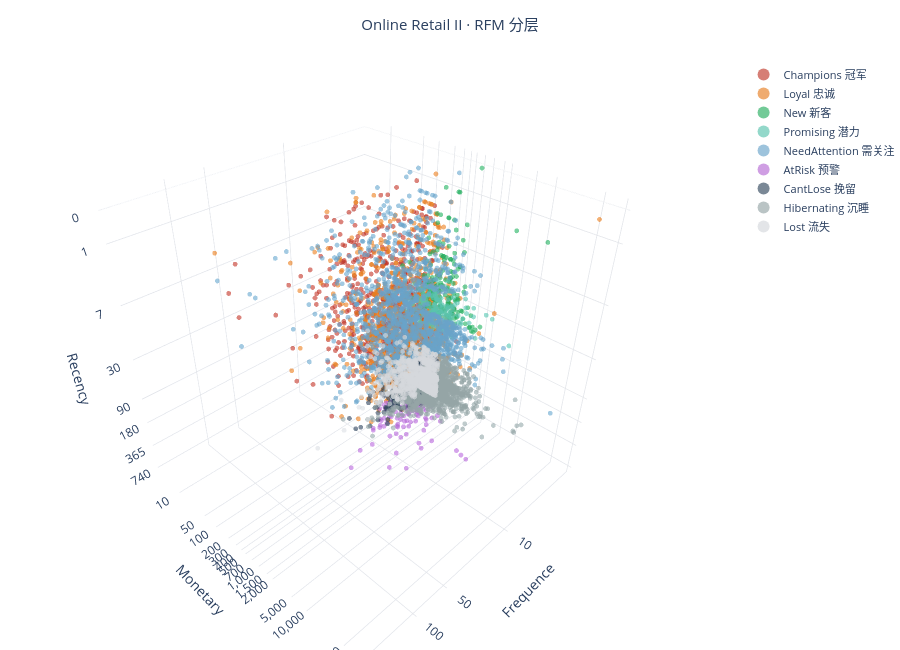

Here is the notebook cell this chart was saved with:
### Code cell
#| column: page  
import plotly.offline as pyo
pyo.init_notebook_mode(connected=True)

import plotly.express as px
import plotly.graph_objects as go

SEG_ORDER = ["Champions 冠军", "Loyal 忠诚", "New 新客", "Promising 潜力",
             "NeedAttention 需关注", "AtRisk 预警", "CantLose 挽留",
             "Hibernating 沉睡", "Lost 流失"]
PALETTE = ["#C0392B", "#E67E22", "#27AE60", "#5AC3AE", "#69A3C9",
           "#B56AD5", "#34495E", "#95A5A6", "#D5D8DC"]


color_map = dict(zip(SEG_ORDER, PALETTE))
present = [s for s in SEG_ORDER if s in set(rfm["Segment"])]

def ticks(vals, step_list):
    return [np.log1p(v) for v in step_list], [f"{v:,.0f}" for v in step_list]

F_TICKS = [0,10, 50, 100, 500, 1_000, 5_000, 10_000, 50_000, 500_000]
M_TICKS = [0,10, 50, 100,200,300, 400,500, 700,1000,1500, 2000, 5_000, 10_000,50_000, 100_000]
R_TICKS = [0, 1, 7, 30, 90, 180, 365, 740]

def axis_cfg(title, tickvals, ticktext, neg=False):
    tv = [-v for v in tickvals] if neg else tickvals
    return dict(title=title, tickvals=tv, ticktext=ticktext,
                gridcolor="#E5E7EB", showbackground=True,
                backgroundcolor="rgba(247,248,250,0.9)")

f_tv, f_tt = ticks(rfm["frequency"], F_TICKS)
m_tv, m_tt = ticks(rfm["monetary_value"], M_TICKS)
r_tv, r_tt = ticks(rfm["recency"], R_TICKS)

def hover(r):
    return (f"客户 {r['customer_id']}<br>"
            f"分层: {r['Segment']}<br>"
            f"Frequency: {r['frequency']:,.0f} 单<br>"
            f"Monetary: {r['monetary_value']:,.0f}<br>"
            f"Recency: {r['recency']:,.0f} 天<br>"
            f"RFM得分: {r['R']}{r['F']}{r['M']}")

# ---------------- log1p 3D 散点图 ----------------
fig_plotly = go.Figure()

for seg in present:
    g = rfm[rfm["Segment"] == seg]
    fig_plotly.add_trace(go.Scatter3d(
        x=np.log1p(g["frequency"]), 
        y=np.log1p(g["monetary_value"]), 
        z=-np.log1p(g["recency"]),
        mode="markers", 
        name=seg, 
        marker=dict(size=2.8, color=color_map.get(seg, "#BDC3C7"), opacity=0.65),
        text=g.apply(hover, axis=1), 
        hovertemplate="%{text}<extra></extra>",
        showlegend=True,
    ))

fig_plotly.update_layout(
    scene=dict(
        xaxis=axis_cfg("Frequence", f_tv, f_tt), 
        yaxis=axis_cfg("Monetary", m_tv, m_tt), 
        zaxis=axis_cfg("Recency", r_tv, r_tt, neg=True), 
        aspectmode="cube"
    ),
    title=dict(
        text="Online Retail II · RFM 分层", 
        x=0.5, font=dict(size=15)
    ),
    width=900, 
    height=650, 
    margin=dict(l=0, r=0, t=60, b=0),
    legend=dict(itemsizing="constant", font=dict(size=11)),
    paper_bgcolor="white",
)

### Figure 1 — Plotly figure (JSON) as saved in the notebook; plotly's stock layout.template omitted (floating-point values rounded to 4 significant figures; data arrays with more than 128 entries replaced by an {"elided": "..."} marker saying what was removed)
{"data": [{"hovertemplate": "%{text}<extra></extra>", "marker": {"color": "#C0392B", "opacity": 0.65, "size": 2.8}, "mode": "markers", "name": "Champions 冠军", "showlegend": true, "text": {"elided": "752 str values"}, "type": "scatter3d", "x": {"elided": "752 float values"}, "y": {"elided": "752 float values"}, "z": {"elided": "752 float values"}}, {"hovertemplate": "%{text}<extra></extra>", "marker": {"color": "#E67E22", "opacity": 0.65, "size": 2.8}, "mode": "markers", "name": "Loyal 忠诚", "showlegend": true, "text": {"elided": "1102 str values"}, "type": "scatter3d", "x": {"elided": "1102 float values"}, "y": {"elided": "1102 float values"}, "z": {"elided": "1102 float values"}}, {"hovertemplate": "%{text}<extra></extra>", "marker": {"color": "#27AE60", "opacity": 0.65, "size": 2.8}, "mode": "markers", "name": "New 新客", "showlegend": true, "text": {"elided": "170 str values"}, "type": "scatter3d", "x": {"elided": "170 float values"}, "y": {"elided": "170 float values"}, "z": {"elided": "170 float values"}}, {"hovertemplate": "%{text}<extra></extra>", "marker": {"color": "#5AC3AE", "opacity": 0.65, "size": 2.8}, "mode": "markers", "name": "Promising 潜力", "showlegend": true, "text": {"elided": "173 str values"}, "type": "scatter3d", "x": {"elided": "173 float values"}, "y": {"elided": "173 float values"}, "z": {"elided": "173 float values"}}, {"hovertemplate": "%{text}<extra></extra>", "marker": {"color": "#69A3C9", "opacity": 0.65, "size": 2.8}, "mode": "markers", "name": "NeedAttention 需关注", "showlegend": true, "text": {"elided": "1320 str values"}, "type": "scatter3d", "x": {"elided": "1320 float values"}, "y": {"elided": "1320 float values"}, "z": {"elided": "1320 float values"}}, {"hovertemplate": "%{text}<extra></extra>", "marker": {"color": "#B56AD5", "opacity": 0.65, "size": 2.8}, "mode": "markers", "name": "AtRisk 预警", "showlegend": true, "text": ["客户 12346<br>分层: AtRisk 预警<br>Frequency: 8 单<br>Monetary: 9,695<br>Recency: 325 天<br>RFM得分: 245", "客户 12482<br>分层: AtRisk 预警<br>Frequency: 5 单<br>Monetary: 4,388<br>Recency: 576 天<br>RFM得分: 145", "客户 12623<br>分层: AtRisk 预警<br>Frequency: 7 单<br>Monetary: 474<br>Recency: 276 天<br>RFM得分: 244", "客户 12755<br>分层: AtRisk 预警<br>Frequency: 10 单<br>Monetary: 524<br>Recency: 280 天<br>RFM得分: 255", "客户 12857<br>分层: AtRisk 预警<br>Frequency: 6 单<br>Monetary: 615<br>Recency: 210 天<br>RFM得分: 245", "客户 12975<br>分层: AtRisk 预警<br>Frequency: 5 单<br>Monetary: 420<br>Recency: 436 天<br>RFM得分: 144", "客户 12976<br>分层: AtRisk 预警<br>Frequency: 7 单<br>Monetary: 451<br>Recency: 211 天<br>RFM得分: 244", "客户 12978<br>分层: AtRisk 预警<br>Frequency: 5 单<br>Monetary: 501<br>Recency: 385 天<br>RFM得分: 245", "客户 12982<br>分层: AtRisk 预警<br>Frequency: 8 单<br>Monetary: 343<br>Recency: 242 天<br>RFM得分: 254", "客户 12986<br>分层: AtRisk 预警<br>Frequency: 7 单<br>Monetary: 390<br>Recency: 428 天<br>RFM得分: 144", "客户 13031<br>分层: AtRisk 预警<br>Frequency: 5 单<br>Monetary: 659<br>Recency: 407 天<br>RFM得分: 245", "客户 13044<br>分层: AtRisk 预警<br>Frequency: 11 单<br>Monetary: 441<br>Recency: 291 天<br>RFM得分: 254", "客户 13052<br>分层: AtRisk 预警<br>Frequency: 6 单<br>Monetary: 520<br>Recency: 212 天<br>RFM得分: 245", "客户 13093<br>分层: AtRisk 预警<br>Frequency: 43 单<br>Monetary: 1,259<br>Recency: 275 天<br>RFM得分: 255", "客户 13206<br>分层: AtRisk 预警<br>Frequency: 12 单<br>Monetary: 692<br>Recency: 400 天<br>RFM得分: 255", "客户 13214<br>分层: AtRisk 预警<br>Frequency: 7 单<br>Monetary: 466<br>Recency: 417 天<br>RFM得分: 144", "客户 13446<br>分层: AtRisk 预警<br>Frequency: 11 单<br>Monetary: 353<br>Recency: 430 天<br>RFM得分: 154", "客户 13485<br>分层: AtRisk 预警<br>Frequency: 9 单<br>Monetary: 335<br>Recency: 233 天<br>RFM得分: 254", "客户 13564<br>分层: AtRisk 预警<br>Frequency: 25 单<br>Monetary: 635<br>Recency: 354 天<br>RFM得分: 255", "客户 13615<br>分层: AtRisk 预警<br>Frequency: 8 单<br>Monetary: 784<br>Recency: 318 天<br>RFM得分: 255", "客户 13659<br>分层: AtRisk 预警<br>Frequency: 11 单<br>Monetary: 444<br>Recency: 205 天<br>RFM得分: 254", "客户 13715<br>分层: AtRisk 预警<br>Frequency: 16 单<br>Monetary: 510<br>Recency: 281 天<br>RFM得分: 255", "客户 13762<br>分层: AtRisk 预警<br>Frequency: 5 单<br>Monetary: 494<br>Recency: 218 天<br>RFM得分: 245", "客户 13786<br>分层: AtRisk 预警<br>Frequency: 6 单<br>Monetary: 521<br>Recency: 367 天<br>RFM得分: 245", "客户 13819<br>分层: AtRisk 预警<br>Frequency: 6 单<br>Monetary: 440<br>Recency: 301 天<br>RFM得分: 244", "客户 13902<br>分层: AtRisk 预警<br>Frequency: 5 单<br>Monetary: 6,805<br>Recency: 632 天<br>RFM得分: 145", "客户 13952<br>分层: AtRisk 预警<br>Frequency: 11 单<br>Monetary: 1,166<br>Recency: 217 天<br>RFM得分: 255", "客户 13958<br>分层: AtRisk 预警<br>Frequency: 5 单<br>Monetary: 942<br>Recency: 379 天<br>RFM得分: 245", "客户 14000<br>分层: AtRisk 预警<br>Frequency: 5 单<br>Monetary: 409<br>Recency: 211 天<br>RFM得分: 244", "客户 14025<br>分层: AtRisk 预警<br>Frequency: 8 单<br>Monetary: 507<br>Recency: 464 天<br>RFM得分: 155", "客户 14063<br>分层: AtRisk 预警<br>Frequency: 7 单<br>Monetary: 1,353<br>Recency: 686 天<br>RFM得分: 145", "客户 14081<br>分层: AtRisk 预警<br>Frequency: 8 单<br>Monetary: 608<br>Recency: 302 天<br>RFM得分: 255", "客户 14105<br>分层: AtRisk 预警<br>Frequency: 5 单<br>Monetary: 1,198<br>Recency: 239 天<br>RFM得分: 245", "客户 14134<br>分层: AtRisk 预警<br>Frequency: 11 单<br>Monetary: 1,011<br>Recency: 382 天<br>RFM得分: 255", "客户 14154<br>分层: AtRisk 预警<br>Frequency: 6 单<br>Monetary: 1,077<br>Recency: 239 天<br>RFM得分: 245", "客户 14160<br>分层: AtRisk 预警<br>Frequency: 7 单<br>Monetary: 1,203<br>Recency: 610 天<br>RFM得分: 145", "客户 14161<br>分层: AtRisk 预警<br>Frequency: 7 单<br>Monetary: 428<br>Recency: 215 天<br>RFM得分: 244", "客户 14195<br>分层: AtRisk 预警<br>Frequency: 5 单<br>Monetary: 523<br>Recency: 201 天<br>RFM得分: 245", "客户 14249<br>分层: AtRisk 预警<br>Frequency: 8 单<br>Monetary: 675<br>Recency: 410 天<br>RFM得分: 155", "客户 14439<br>分层: AtRisk 预警<br>Frequency: 5 单<br>Monetary: 1,889<br>Recency: 319 天<br>RFM得分: 245", "客户 14442<br>分层: AtRisk 预警<br>Frequency: 6 单<br>Monetary: 895<br>Recency: 204 天<br>RFM得分: 245", "客户 14465<br>分层: AtRisk 预警<br>Frequency: 10 单<br>Monetary: 393<br>Recency: 246 天<br>RFM得分: 254", "客户 14496<br>分层: AtRisk 预警<br>Frequency: 7 单<br>Monetary: 338<br>Recency: 311 天<br>RFM得分: 244", "客户 14532<br>分层: AtRisk 预警<br>Frequency: 11 单<br>Monetary: 350<br>Recency: 236 天<br>RFM得分: 254", "客户 14625<br>分层: AtRisk 预警<br>Frequency: 10 单<br>Monetary: 450<br>Recency: 196 天<br>RFM得分: 254", "客户 14648<br>分层: AtRisk 预警<br>Frequency: 13 单<br>Monetary: 343<br>Recency: 416 天<br>RFM得分: 154", "客户 14669<br>分层: AtRisk 预警<br>Frequency: 5 单<br>Monetary: 643<br>Recency: 241 天<br>RFM得分: 245", "客户 14685<br>分层: AtRisk 预警<br>Frequency: 5 单<br>Monetary: 907<br>Recency: 576 天<br>RFM得分: 145", "客户 14740<br>分层: AtRisk 预警<br>Frequency: 11 单<br>Monetary: 378<br>Recency: 197 天<br>RFM得分: 254", "客户 14770<br>分层: AtRisk 预警<br>Frequency: 8 单<br>Monetary: 455<br>Recency: 232 天<br>RFM得分: 254", "客户 14817<br>分层: AtRisk 预警<br>Frequency: 7 单<br>Monetary: 516<br>Recency: 200 天<br>RFM得分: 245", "客户 14828<br>分层: AtRisk 预警<br>Frequency: 13 单<br>Monetary: 757<br>Recency: 196 天<br>RFM得分: 255", "客户 14850<br>分层: AtRisk 预警<br>Frequency: 4 单<br>Monetary: 443<br>Recency: 311 天<br>RFM得分: 244", "客户 14870<br>分层: AtRisk 预警<br>Frequency: 5 单<br>Monetary: 368<br>Recency: 261 天<br>RFM得分: 244", "客户 15032<br>分层: AtRisk 预警<br>Frequency: 7 单<br>Monetary: 1,573<br>Recency: 256 天<br>RFM得分: 245", "客户 15057<br>分层: AtRisk 预警<br>Frequency: 5 单<br>Monetary: 651<br>Recency: 275 天<br>RFM得分: 245", "客户 15079<br>分层: AtRisk 预警<br>Frequency: 8 单<br>Monetary: 453<br>Recency: 212 天<br>RFM得分: 254", "客户 15167<br>分层: AtRisk 预警<br>Frequency: 4 单<br>Monetary: 407<br>Recency: 320 天<br>RFM得分: 244", "客户 15221<br>分层: AtRisk 预警<br>Frequency: 4 单<br>Monetary: 516<br>Recency: 366 天<br>RFM得分: 245", "客户 15326<br>分层: AtRisk 预警<br>Frequency: 5 单<br>Monetary: 340<br>Recency: 333 天<br>RFM得分: 244", "客户 15332<br>分层: AtRisk 预警<br>Frequency: 4 单<br>Monetary: 1,223<br>Recency: 366 天<br>RFM得分: 245", "客户 15353<br>分层: AtRisk 预警<br>Frequency: 7 单<br>Monetary: 399<br>Recency: 254 天<br>RFM得分: 244", "客户 15369<br>分层: AtRisk 预警<br>Frequency: 8 单<br>Monetary: 781<br>Recency: 492 天<br>RFM得分: 155", "客户 15381<br>分层: AtRisk 预警<br>Frequency: 5 单<br>Monetary: 378<br>Recency: 213 天<br>RFM得分: 244", "客户 15413<br>分层: AtRisk 预警<br>Frequency: 5 单<br>Monetary: 1,360<br>Recency: 691 天<br>RFM得分: 145", "客户 15425<br>分层: AtRisk 预警<br>Frequency: 4 单<br>Monetary: 485<br>Recency: 400 天<br>RFM得分: 245", "客户 15538<br>分层: AtRisk 预警<br>Frequency: 6 单<br>Monetary: 560<br>Recency: 537 天<br>RFM得分: 145", "客户 15590<br>分层: AtRisk 预警<br>Frequency: 4 单<br>Monetary: 374<br>Recency: 382 天<br>RFM得分: 244", "客户 15638<br>分层: AtRisk 预警<br>Frequency: 5 单<br>Monetary: 453<br>Recency: 378 天<br>RFM得分: 244", "客户 15649<br>分层: AtRisk 预警<br>Frequency: 4 单<br>Monetary: 415<br>Recency: 336 天<br>RFM得分: 244", "客户 15789<br>分层: AtRisk 预警<br>Frequency: 5 单<br>Monetary: 392<br>Recency: 358 天<br>RFM得分: 244", "客户 15808<br>分层: AtRisk 预警<br>Frequency: 21 单<br>Monetary: 818<br>Recency: 306 天<br>RFM得分: 255", "客户 15944<br>分层: AtRisk 预警<br>Frequency: 4 单<br>Monetary: 541<br>Recency: 276 天<br>RFM得分: 245", "客户 15972<br>分层: AtRisk 预警<br>Frequency: 4 单<br>Monetary: 442<br>Recency: 456 天<br>RFM得分: 144", "客户 16004<br>分层: AtRisk 预警<br>Frequency: 4 单<br>Monetary: 537<br>Recency: 474 天<br>RFM得分: 145", "客户 16087<br>分层: AtRisk 预警<br>Frequency: 5 单<br>Monetary: 348<br>Recency: 389 天<br>RFM得分: 244", "客户 16096<br>分层: AtRisk 预警<br>Frequency: 4 单<br>Monetary: 396<br>Recency: 264 天<br>RFM得分: 244", "客户 16105<br>分层: AtRisk 预警<br>Frequency: 5 单<br>Monetary: 477<br>Recency: 248 天<br>RFM得分: 244", "客户 16124<br>分层: AtRisk 预警<br>Frequency: 4 单<br>Monetary: 443<br>Recency: 317 天<br>RFM得分: 244", "客户 16163<br>分层: AtRisk 预警<br>Frequency: 6 单<br>Monetary: 401<br>Recency: 232 天<br>RFM得分: 244", "客户 16167<br>分层: AtRisk 预警<br>Frequency: 4 单<br>Monetary: 347<br>Recency: 414 天<br>RFM得分: 144", "客户 16176<br>分层: AtRisk 预警<br>Frequency: 4 单<br>Monetary: 513<br>Recency: 421 天<br>RFM得分: 145", "客户 16202<br>分层: AtRisk 预警<br>Frequency: 7 单<br>Monetary: 357<br>Recency: 360 天<br>RFM得分: 244", "客户 16290<br>分层: AtRisk 预警<br>Frequency: 4 单<br>Monetary: 489<br>Recency: 464 天<br>RFM得分: 145", "客户 16329<br>分层: AtRisk 预警<br>Frequency: 4 单<br>Monetary: 416<br>Recency: 427 天<br>RFM得分: 144", "客户 16331<br>分层: AtRisk 预警<br>Frequency: 4 单<br>Monetary: 509<br>Recency: 432 天<br>RFM得分: 145", "客户 16335<br>分层: AtRisk 预警<br>Frequency: 7 单<br>Monetary: 393<br>Recency: 551 天<br>RFM得分: 144", "客户 16467<br>分层: AtRisk 预警<br>Frequency: 7 单<br>Monetary: 410<br>Recency: 508 天<br>RFM得分: 144", "客户 16529<br>分层: AtRisk 预警<br>Frequency: 4 单<br>Monetary: 497<br>Recency: 190 天<br>RFM得分: 245", "客户 16546<br>分层: AtRisk 预警<br>Frequency: 4 单<br>Monetary: 1,327<br>Recency: 290 天<br>RFM得分: 245", "客户 16588<br>分层: AtRisk 预警<br>Frequency: 4 单<br>Monetary: 340<br>Recency: 386 天<br>RFM得分: 244", "客户 16619<br>分层: AtRisk 预警<br>Frequency: 4 单<br>Monetary: 485<br>Recency: 263 天<br>RFM得分: 245", "客户 16636<br>分层: AtRisk 预警<br>Frequency: 4 单<br>Monetary: 951<br>Recency: 438 天<br>RFM得分: 145", "客户 16692<br>分层: AtRisk 预警<br>Frequency: 4 单<br>Monetary: 441<br>Recency: 256 天<br>RFM得分: 244", "客户 16718<br>分层: AtRisk 预警<br>Frequency: 5 单<br>Monetary: 601<br>Recency: 369 天<br>RFM得分: 245", "客户 16727<br>分层: AtRisk 预警<br>Frequency: 4 单<br>Monetary: 344<br>Recency: 364 天<br>RFM得分: 244", "客户 16736<br>分层: AtRisk 预警<br>Frequency: 5 单<br>Monetary: 591<br>Recency: 505 天<br>RFM得分: 145", "客户 16754<br>分层: AtRisk 预警<br>Frequency: 19 单<br>Monetary: 3,447<br>Recency: 372 天<br>RFM得分: 255", "客户 16797<br>分层: AtRisk 预警<br>Frequency: 5 单<br>Monetary: 360<br>Recency: 393 天<br>RFM得分: 244", "客户 16812<br>分层: AtRisk 预警<br>Frequency: 4 单<br>Monetary: 598<br>Recency: 360 天<br>RFM得分: 245", "客户 16858<br>分层: AtRisk 预警<br>Frequency: 10 单<br>Monetary: 429<br>Recency: 368 天<br>RFM得分: 254", "客户 16889<br>分层: AtRisk 预警<br>Frequency: 6 单<br>Monetary: 421<br>Recency: 194 天<br>RFM得分: 244", "客户 17032<br>分层: AtRisk 预警<br>Frequency: 4 单<br>Monetary: 739<br>Recency: 603 天<br>RFM得分: 145", "客户 17113<br>分层: AtRisk 预警<br>Frequency: 5 单<br>Monetary: 461<br>Recency: 574 天<br>RFM得分: 144", "客户 17138<br>分层: AtRisk 预警<br>Frequency: 7 单<br>Monetary: 631<br>Recency: 275 天<br>RFM得分: 245", "客户 17230<br>分层: AtRisk 预警<br>Frequency: 14 单<br>Monetary: 671<br>Recency: 264 天<br>RFM得分: 255", "客户 17307<br>分层: AtRisk 预警<br>Frequency: 11 单<br>Monetary: 364<br>Recency: 395 天<br>RFM得分: 254", "客户 17406<br>分层: AtRisk 预警<br>Frequency: 11 单<br>Monetary: 381<br>Recency: 333 天<br>RFM得分: 254", "客户 17448<br>分层: AtRisk 预警<br>Frequency: 13 单<br>Monetary: 1,111<br>Recency: 529 天<br>RFM得分: 155", "客户 17465<br>分层: AtRisk 预警<br>Frequency: 6 单<br>Monetary: 424<br>Recency: 425 天<br>RFM得分: 144", "客户 17496<br>分层: AtRisk 预警<br>Frequency: 4 单<br>Monetary: 353<br>Recency: 358 天<br>RFM得分: 244", "客户 17504<br>分层: AtRisk 预警<br>Frequency: 15 单<br>Monetary: 633<br>Recency: 206 天<br>RFM得分: 255", "客户 17508<br>分层: AtRisk 预警<br>Frequency: 8 单<br>Monetary: 572<br>Recency: 280 天<br>RFM得分: 255", "客户 17550<br>分层: AtRisk 预警<br>Frequency: 7 单<br>Monetary: 358<br>Recency: 197 天<br>RFM得分: 244", "客户 17597<br>分层: AtRisk 预警<br>Frequency: 5 单<br>Monetary: 697<br>Recency: 213 天<br>RFM得分: 245", "客户 17829<br>分层: AtRisk 预警<br>Frequency: 5 单<br>Monetary: 951<br>Recency: 298 天<br>RFM得分: 245", "客户 17850<br>分层: AtRisk 预警<br>Frequency: 23 单<br>Monetary: 2,226<br>Recency: 372 天<br>RFM得分: 255", "客户 18085<br>分层: AtRisk 预警<br>Frequency: 4 单<br>Monetary: 335<br>Recency: 330 天<br>RFM得分: 244", "客户 18087<br>分层: AtRisk 预警<br>Frequency: 13 单<br>Monetary: 1,070<br>Recency: 290 天<br>RFM得分: 255", "客户 18095<br>分层: AtRisk 预警<br>Frequency: 5 单<br>Monetary: 461<br>Recency: 312 天<br>RFM得分: 244", "客户 18106<br>分层: AtRisk 预警<br>Frequency: 4 单<br>Monetary: 360<br>Recency: 329 天<br>RFM得分: 244", "客户 18214<br>分层: AtRisk 预警<br>Frequency: 4 单<br>Monetary: 445<br>Recency: 530 天<br>RFM得分: 144", "客户 18258<br>分层: AtRisk 预警<br>Frequency: 5 单<br>Monetary: 412<br>Recency: 464 天<br>RFM得分: 144"], "type": "scatter3d", "x": [2.197, 1.792, 2.079, 2.398, 1.946, 1.792, 2.079, 1.792, 2.197, 2.079, 1.792, 2.485, 1.946, 3.784, 2.565, 2.079, 2.485, 2.303, 3.258, 2.197, 2.485, 2.833, 1.792, 1.946, 1.946, 1.792, 2.485, 1.792, 1.792, 2.197, 2.079, 2.197, 1.792, 2.485, 1.946, 2.079, 2.079, 1.792, 2.197, 1.792, 1.946, 2.398, 2.079, 2.485, 2.398, 2.639, 1.792, 1.792, 2.485, 2.197, 2.079, 2.639, 1.609, 1.792, 2.079, 1.792, 2.197, 1.609, 1.609, 1.792, 1.609, 2.079, 2.197, 1.792, 1.792, 1.609, 1.946, 1.609, 1.792, 1.609, 1.792, 3.091, 1.609, 1.609, 1.609, 1.792, 1.609, 1.792, 1.609, 1.946, 1.609, 1.609, 2.079, 1.609, 1.609, 1.609, 2.079, 2.079, 1.609, 1.609, 1.609, 1.609, 1.609, 1.609, 1.792, 1.609, 1.792, 2.996, 1.792, 1.609, 2.398, 1.946, 1.609, 1.792, 2.079, 2.708, 2.485, 2.485, 2.639, 1.946, 1.609, 2.773, 2.197, 2.079, 1.792, 1.792, 3.178, 1.609, 2.639, 1.792, 1.609, 1.609, 1.792], "y": [9.179, 8.387, 6.163, 6.263, 6.423, 6.043, 6.113, 6.218, 5.841, 5.969, 6.492, 6.091, 6.255, 7.139, 6.542, 6.147, 5.869, 5.817, 6.456, 6.666, 6.098, 6.236, 6.206, 6.258, 6.09, 8.826, 7.062, 6.849, 6.017, 6.231, 7.211, 6.413, 7.089, 6.92, 6.983, 7.093, 6.062, 6.262, 6.516, 7.544, 6.797, 5.975, 5.825, 5.86, 6.111, 5.842, 6.468, 6.812, 5.938, 6.122, 6.247, 6.631, 6.095, 5.91, 7.361, 6.48, 6.118, 6.011, 6.247, 5.832, 7.11, 5.992, 6.662, 5.938, 7.216, 6.187, 6.329, 5.927, 6.118, 6.031, 5.975, 6.708, 6.295, 6.094, 6.287, 5.855, 5.985, 6.17, 6.096, 5.997, 5.851, 6.243, 5.882, 6.195, 6.034, 6.235, 5.977, 6.018, 6.21, 7.191, 5.833, 6.185, 6.858, 6.092, 6.401, 5.845, 6.384, 8.146, 5.89, 6.395, 6.064, 6.045, 6.606, 6.136, 6.449, 6.51, 5.899, 5.944, 7.014, 6.052, 5.87, 6.452, 6.352, 5.884, 6.548, 6.859, 7.709, 5.818, 6.976, 6.135, 5.89, 6.101, 6.023], "z": [-5.787, -6.358, -5.624, -5.638, -5.352, -6.08, -5.357, -5.956, -5.493, -6.061, -6.011, -5.677, -5.361, -5.62, -5.994, -6.035, -6.066, -5.455, -5.872, -5.765, -5.328, -5.642, -5.389, -5.908, -5.71, -6.45, -5.384, -5.94, -5.357, -6.142, -6.532, -5.714, -5.481, -5.948, -5.481, -6.415, -5.375, -5.308, -6.019, -5.768, -5.323, -5.509, -5.743, -5.468, -5.283, -6.033, -5.489, -6.358, -5.288, -5.451, -5.303, -5.283, -5.743, -5.568, -5.549, -5.62, -5.361, -5.771, -5.905, -5.811, -5.905, -5.541, -6.201, -5.366, -6.54, -5.994, -6.288, -5.948, -5.938, -5.82, -5.883, -5.727, -5.624, -6.125, -6.163, -5.966, -5.58, -5.517, -5.762, -5.451, -6.028, -6.045, -5.889, -6.142, -6.059, -6.071, -6.314, -6.232, -5.252, -5.673, -5.958, -5.576, -6.084, -5.549, -5.914, -5.9, -6.227, -5.922, -5.976, -5.889, -5.911, -5.273, -6.404, -6.354, -5.62, -5.58, -5.981, -5.811, -6.273, -6.054, -5.883, -5.333, -5.638, -5.288, -5.366, -5.7, -5.922, -5.802, -5.673, -5.746, -5.799, -6.275, -6.142]}, {"hovertemplate": "%{text}<extra></extra>", "marker": {"color": "#34495E", "opacity": 0.65, "size": 2.8}, "mode": "markers", "name": "CantLose 挽留", "showlegend": true, "text": {"elided": "359 str values"}, "type": "scatter3d", "x": {"elided": "359 float values"}, "y": {"elided": "359 float values"}, "z": {"elided": "359 float values"}}, {"hovertemplate": "%{text}<extra></extra>", "marker": {"color": "#95A5A6", "opacity": 0.65, "size": 2.8}, "mode": "markers", "name": "Hibernating 沉睡", "showlegend": true, "text": {"elided": "1063 str values"}, "type": "scatter3d", "x": {"elided": "1063 float values"}, "y": {"elided": "1063 float values"}, "z": {"elided": "1063 float values"}}, {"hovertemplate": "%{text}<extra></extra>", "marker": {"color": "#D5D8DC", "opacity": 0.65, "size": 2.8}, "mode": "markers", "name": "Lost 流失", "showlegend": true, "text": {"elided": "799 str values"}, "type": "scatter3d", "x": {"elided": "799 float values"}, "y": {"elided": "799 float values"}, "z": {"elided": "799 float values"}}], "layout": {"height": 650, "legend": {"font": {"size": 11}, "itemsizing": "constant"}, "margin": {"b": 0, "l": 0, "r": 0, "t": 60}, "paper_bgcolor": "white", "scene": {"aspectmode": "cube", "xaxis": {"backgroundcolor": "rgba(247,248,250,0.9)", "gridcolor": "#E5E7EB", "showbackground": true, "ticktext": ["0", "10", "50", "100", "500", "1,000", "5,000", "10,000", "50,000", "500,000"], "tickvals": [0, 2.398, 3.932, 4.615, 6.217, 6.909, 8.517, 9.21, 10.82, 13.12], "title": {"text": "Frequence"}}, "yaxis": {"backgroundcolor": "rgba(247,248,250,0.9)", "gridcolor": "#E5E7EB", "showbackground": true, "ticktext": ["0", "10", "50", "100", "200", "300", "400", "500", "700", "1,000", "1,500", "2,000", "5,000", "10,000", "50,000", "100,000"], "tickvals": [0, 2.398, 3.932, 4.615, 5.303, 5.707, 5.994, 6.217, 6.553, 6.909, 7.314, 7.601, 8.517, 9.21, 10.82, 11.51], "title": {"text": "Monetary"}}, "zaxis": {"backgroundcolor": "rgba(247,248,250,0.9)", "gridcolor": "#E5E7EB", "showbackground": true, "ticktext": ["0", "1", "7", "30", "90", "180", "365", "740"], "tickvals": [0, -0.6931, -2.079, -3.434, -4.511, -5.198, -5.903, -6.608], "title": {"text": "Recency"}}}, "title": {"font": {"size": 15}, "text": "Online Retail II · RFM 分层", "x": 0.5}, "width": 900}}
